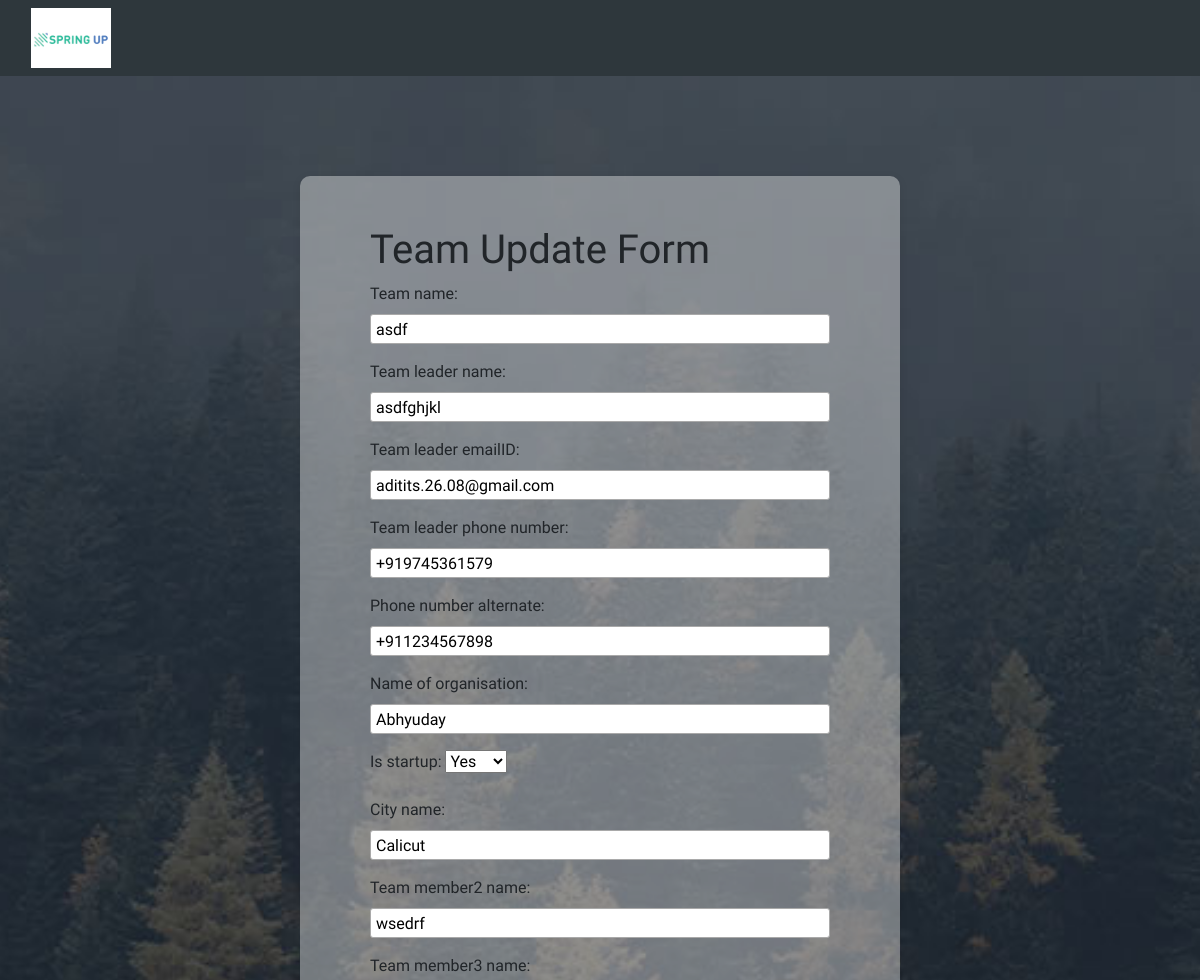
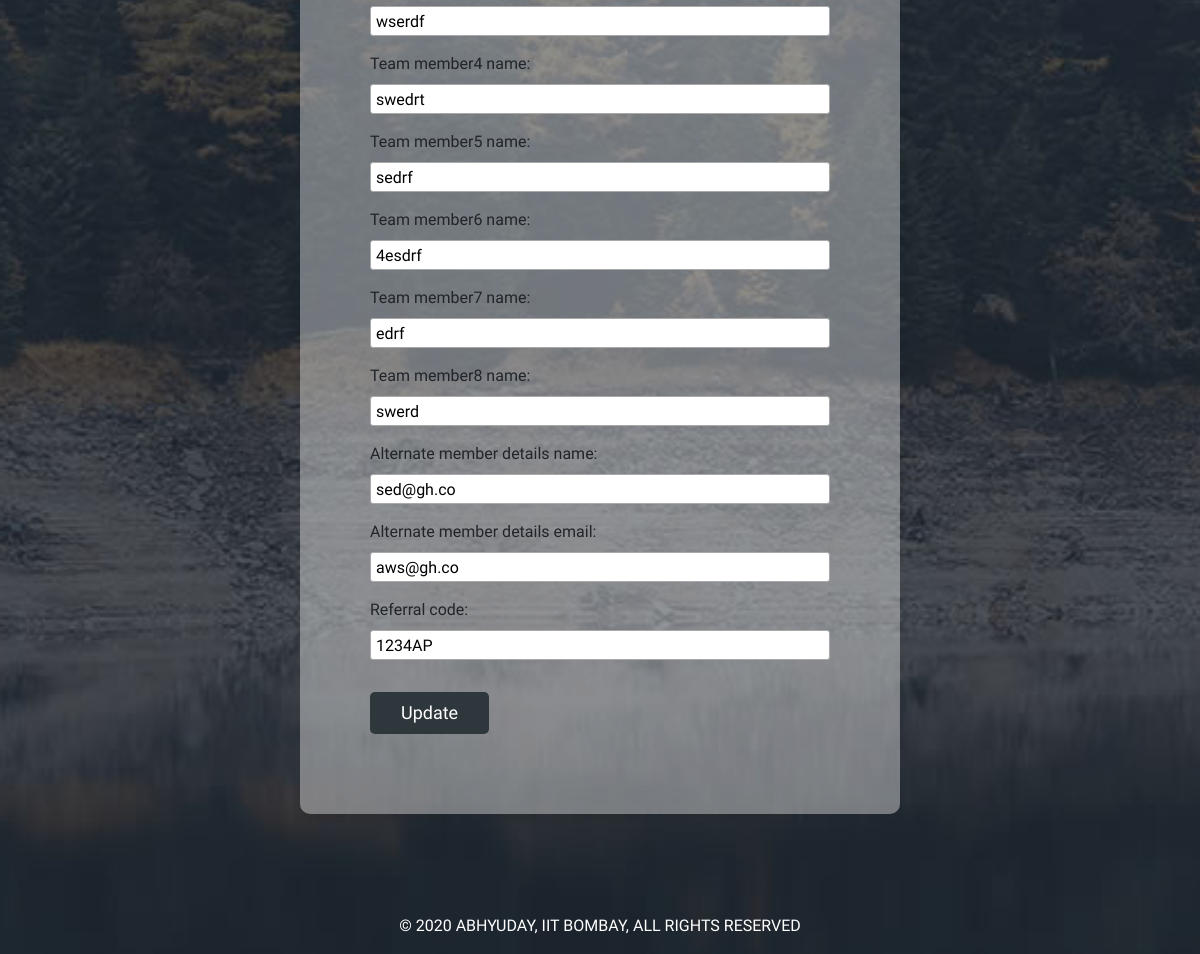
/team-edit/ (signed in), run on the app's committed database (2 pictures, top to bottom).
### actionplan/models/team.py (models this page shows)
class Team(AbstractUser):
    Registered_StartUp = (
        ('Yes', 'Yes'),
        ('No', 'No'),
        )
    Sectors = (
                  ('Health', 'Health'),
                  ('Women Empowerment', 'Women Empowerment'),
                  ('Pollution', 'Pollution'),
                  ('Education', 'Education'),
                  ('Employability', 'Employability'),
                  ('Agriculture and Farming', 'Agriculture and Farming'),
                  ('5R-Reuse, Reduce,Recycle,Recover,Refuse', '5R-Reuse, Reduce,Recycle,Recover,Refuse'),
                  ('Sustainable Energy', ' Sustainable Energy'),
                  ('Financial Inclusion and Fintech', 'Financial Inclusion and Fintech'),
                  ('Water management', 'Water management'),
                  ('Security', 'Security'),
                  ('Rural development', 'Rural development'),
    )
    team_name                       = models.CharField(max_length=100)
    team_leader_name                = models.CharField(max_length=100)
    team_leader_emailID             = models.EmailField(max_length=100, blank=False, unique=True)
    team_leader_phone_number        = PhoneNumberField(null=False, blank=False, unique=True)
    phone_number_alternate          = PhoneNumberField(null=False, blank=False, unique=True)
    name_of_organisation            = models.CharField(max_length=200, blank=True, null=True)
    is_startup                      = models.CharField(choices=Registered_StartUp, max_length=20)
    city_name                       = models.CharField(max_length=100)
    team_member2_name               = models.CharField(max_length=100)
    team_member3_name               = models.CharField(max_length=100, blank=True, null=True)
    team_member4_name               = models.CharField(max_length=100, blank=True, null=True)
    team_member5_name               = models.CharField(max_length=100, blank=True, null=True)
    team_member6_name               = models.CharField(max_length=100, blank=True, null=True)
    team_member7_name               = models.CharField(max_length=100, blank=True, null=True)
    team_member8_name               = models.CharField(max_length=100, blank=True, null=True)
    sectors_selection               = models.CharField(choices=Sectors, max_length=200)
    alternate_member_details_name   = models.CharField(max_length=100)
    alternate_member_details_email  = models.EmailField(max_length=100)
    referral_code                   = models.CharField(max_length=200, blank=True, null=True)
    def __str__(self):
        return self.username

### actionplan/views.py (the view)
# urls.py: path('team-edit/', views.TeamEditView, name='team-edit'),
@login_required(login_url='/login/')
def TeamEditView(request):
    instance = Team.objects.get(username=request.user)
    if request.method == 'POST':
        form = TeamEditForm(request.POST, instance=request.user)
        if form.is_valid():
            instance = form.save(commit=False)
            instance.save()
            return redirect('actionplan:dashboard')
    else:
        form = TeamEditForm(instance=instance)
    return render(request, "team_edit.html", {'form': form})

### actionplan/forms.py
class TeamEditForm(forms.ModelForm):
    team_leader_phone_number = PhoneNumberField(
        widget = PhoneNumberPrefixWidget()
    )
    phone_number_alternate = PhoneNumberField(
        widget = PhoneNumberPrefixWidget()
    )
    class Meta:
        model = Team
        fields = ['team_name', 'team_leader_name', 'team_leader_emailID', 'team_leader_phone_number', 'phone_number_alternate', 'name_of_organisation', 'is_startup', 'city_name', 'team_member2_name', 'team_member3_name', 'team_member4_name', 'team_member5_name', 'team_member6_name', 'team_member7_name', 'team_member8_name', 'alternate_member_details_name', 'alternate_member_details_email', 'referral_code']

### templates/team_edit.html (shortened to what this page needs)
{% load static %}
<html>
<head>
    <link href="https://cdnjs.cloudflare.com/ajax/libs/simple-line-icons/2.4.1/css/simple-line-icons.min.css"
        rel="stylesheet">
    <link rel="stylesheet" href="https://maxcdn.bootstrapcdn.com/bootstrap/4.0.0/css/bootstrap.min.css">
</head>
<body>
    {% block content %}
    <nav class="navbar navbar-inverse" style="background-color: #2E373C;">
        <div class="container-fluid">
            <div class="navbar-header">
                <img src="{% static 'logo.png' %}" class="img-fluid" alt="logo" width="10%" style="margin-bottom: 0px;">
            </div>
    </nav>
    <div class="registration-form">
        <form method="POST" action="" novalidate>
            <h1>Team Update Form</h1>
            <div class="form-group">
                {{ form.as_p }}
            </div>
            <div class="p-t-15">
                <button class="btn btn--radius-2 btn--blue" type="submit">Update</button>
            </div>
        </form>
    </div>
</body>
<footer id="footer" style="color: #fff;">
    <div class="container">
        <div class="row wow fadeInUp" data-wow-duration="500ms">
            <div class="col-lg-12">
                <div class="copyright text-center">
                    <div class="rights">
                        <p>&copy 2020 ABHYUDAY, IIT BOMBAY, ALL RIGHTS RESERVED</p>
                    </div>
                </div>
            </div>
        </div>
    </div>
</footer>
{% endblock content %}
</html>

### templates/team_edit.html (style rules this page uses)
body { font-family: "Quattrocento Sans", sans-serif; background: url("/static/fifth_bg.jpg") no-repeat center center fixed; -webkit-background-size: cover; -moz-background-size: cover; -o-background-size: cover; background-size: cover; }
input, textarea { width: 100%; padding: 5px !important; -webkit-box-sizing: border-box; -moz-box-sizing: border-box; box-sizing: border-box; border-radius: 3px; border-style: solid; border-width: 1px; border-color: rgb(169, 169, 169); }
input { height: 30px; color: black; }
.registration-form { padding: 100px 0; }
.registration-form form { display: grid; justify-content: center; background-color: rgba(245, 245, 245, 0.4); max-width: 600px; margin: auto; padding: 50px 70px; border-radius: 10px; box-shadow: 0px 2px 10px rgba(0, 0, 0, 0.075); }
.btn { display: flex; justify-content: center; line-height: 40px; padding: 0 30px; margin-bottom: 30px; -webkit-transition: all 0.4s ease; -o-transition: all 0.4s ease; -moz-transition: all 0.4s ease; transition: all 0.4s ease; cursor: pointer; font-size: 18px; color: #fff; }
.btn--radius-2 { -webkit-border-radius: 5px; -moz-border-radius: 5px; border-radius: 5px; }
.btn--blue { background: #2E373C; }

### data on the page
Team: team_name "asdf", team_leader_name "asdfghjkl", team_leader_emailID "aditits.26.08@gmail.com", team_leader_phone_number "+919745361579", phone_number_alternate "+911234567898", name_of_organisation "Abhyuday", is_startup "Yes", city_name "Calicut", team_member2_name "wsedrf", team_member3_name "wserdf", team_member4_name "swedrt", team_member5_name "sedrf", team_member6_name "4esdrf", team_member7_name "edrf", team_member8_name "swerd", alternate_member_details_name "sed@gh.co", alternate_member_details_email "aws@gh.co", referral_code "1234AP"
